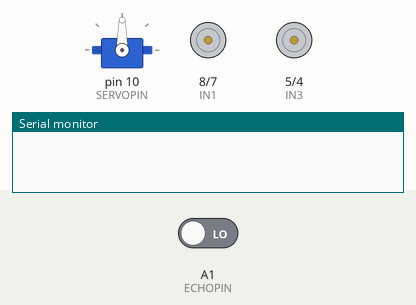
This sketch was run on a simulated Arduino Uno, built with avr-gcc and run on an emulated ATmega328P. Parts: servo, motor-driver pin pairs drawn as motors (green arrow = first pin HIGH = forward, orange = second pin HIGH = backward, longer = more drive, scaled by the enable pin), the last lines printed to the serial monitor. The test bench sets the inputs (shaded band); at power-on: A1 (ECHOPIN) LOW.

Above: at 5.05 s.
At 6.05 s:
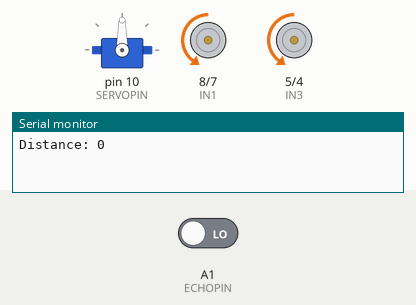
At 6.7 s:
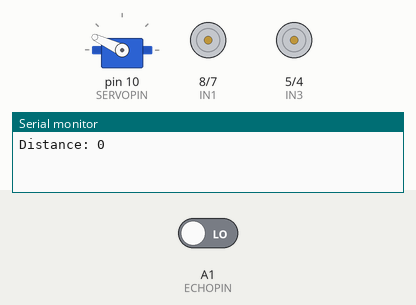
At 7.65 s:
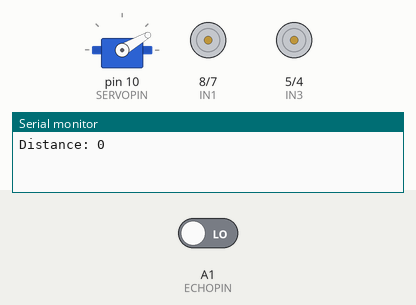
At 8.6 s:
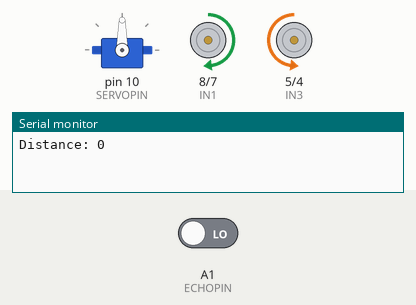
Timing chart, 0 to 13.4 s (numbered marks = the images above):
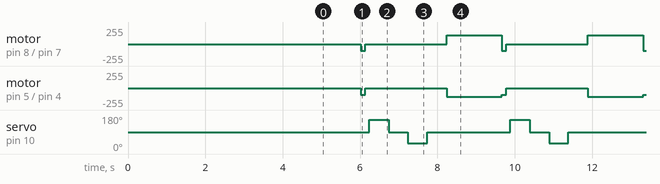

Measured:
- by itself, motor on pin 8 (IN1) / pin 7 (IN2): repeats every 3.6 s: stopped 2.1 s, forward 130/255 1.4 s, backward 100/255 0.11 s
- by itself, motor on pin 5 (IN3) / pin 4 (IN4): repeats every 3.6 s: stopped 2.1 s, backward 130/255 1.4 s, backward 100/255 0.11 s
- by itself, servo on pin 10 (SERVOPIN): repeats every 3.6 s: 90° 0.50 s, 30° 0.50 s, 90° 2.1 s, 155° 0.50 s

The sketch:

Object_Avoidance_Robot.ino
```cpp
/*
# Author: Papuatronics
# Course: Ultrasonic Robot Car
# Sensor: The input is an Ultrasonic Sensor.
# Purpose: To create a four Wheeled obstacle avoidance Robot.
#          The robot will move forward and as soon as it detects an obstacle that is infront of it,
#          it will scan the surrounding and rotate to the way where there is no obstacle.
*/

// Setup the library needed for the servo and ultrasonic sensor.
#include<Servo.h>
#include <NewPing.h>

// Declare variables for motor 1.
// If you use either pin 9 or pin 10 for servo motor, you cannot use pin 9 or 10 for the ENA or ENB
// Otherwise the motor only run one of your motors.
#define ENA 11
#define IN1 8
#define IN2 7

// Declare variables for motor 2.
#define ENB 3
#define IN3 5
#define IN4 4

// Declare servo motor.
#define SERVOPIN 10
Servo MYSERVO;

// Declare ultrasonic sensor variable.
#define TRIGPIN A0
#define ECHOPIN A1

// Declare some variables that will be used for calculation later in the code.
int DURATION;
int DISTANCE;
int DISTANCELEFT;
int DISTANCERIGHT;

// Setup the motors and sensor and it will only run once.
void setup() {

  // To see the result in the serial monitor.
  Serial.begin(9600);

  // Setup the ultrasonic sensor.
  pinMode(TRIGPIN, OUTPUT);
  pinMode(ECHOPIN, INPUT);

  // Setup the servo motor and initialisation of the servo motor.
  MYSERVO.attach(SERVOPIN);
  MYSERVO.write(90);

  // Setup the motor A and B as OUTPUT.
  pinMode(ENA, OUTPUT);
  pinMode(IN1, OUTPUT);
  pinMode(IN2, OUTPUT);
  pinMode(ENB, OUTPUT);
  pinMode(IN3, OUTPUT);
  pinMode(IN4, OUTPUT);

  // The motor will not move for 5 seconds so you have time to put it down.
  // Always remember that 1 second = 1000 milliseconds.
  digitalWrite(IN1, LOW);
  digitalWrite(IN2, LOW);
  digitalWrite(IN3, LOW);
  digitalWrite(IN4, LOW);
  delay(5000);

}

// This is where your main code will be in.
// The main loop that will run continuously.
void loop() {

  // Set the ultrasonic sersor to LOW first to clean the input before it starts read data.
  digitalWrite(TRIGPIN, LOW);
  delay(5);
  digitalWrite(TRIGPIN, HIGH);
  delay(8);
  digitalWrite(TRIGPIN, LOW);


  // Use the variables declared above to save data.
  // The DISTANCE formula is the speed of sound 0.0343 is in cm/microsecond multiply by the duration.
  // since the duration is the total distance(Out to the object and bounces of the object and come back),
  // thats why we need to devide it by 2 to get the distance.
  DURATION = pulseIn(ECHOPIN, HIGH);
  DISTANCE = (DURATION*.0343)/2;
  Serial.print("Distance: ");
  Serial.println(DISTANCE);
  delay(5);

  // This following loop is when the ultrasonic detects the distance to be 30cm it will stop robot from moving.
  // The robot will stop and look left and right.
  // If the robot detects that the left or right distance is larger that the other,
  // The robot will turn to the direction of the larger distance.
  // The delay time is just a preference. Remember the delay is in millisecond.

  if (DISTANCE <= 25){

    MOVEBACKWARD();
    delay(100);
    STOPMOVE();
    delay(100);

    LOOKLEFT();
    delay(500);
    LOOKRIGHT();
    delay(500);

    if (DISTANCELEFT >= DISTANCE){

     TURNLEFT();
     delay(400);

      }

    else{

      TURNRIGHT();
      delay(400);

      }

   }

    else{
      MOVEFORWARD();
      delay(100);

    }

 }


// This library is for moving the motors forward
// The speed of the motor stars from (0-255).
// I purposely set the speed of the motor to be 150 so it is not too fast.

void MOVEFORWARD(){

  analogWrite(ENA, 90);
  analogWrite(ENB, 90);

  digitalWrite(IN1, HIGH);
  digitalWrite(IN2, LOW);
  digitalWrite(IN3, HIGH);
  digitalWrite(IN4, LOW);
  delay(10);
  }

// This library is to make the robot stop moving
void STOPMOVE(){

  analogWrite(ENA, 0);
  analogWrite(ENB, 0);

  digitalWrite(IN1, LOW);
  digitalWrite(IN2, LOW);
  digitalWrite(IN3, LOW);
  digitalWrite(IN4, LOW);
  delay(10);
  }

// This library is to make the robot moving backward.
void MOVEBACKWARD(){

  analogWrite(ENA, 100);
  analogWrite(ENB, 100);

  digitalWrite(IN1, LOW);
  digitalWrite(IN2, HIGH);
  digitalWrite(IN3, LOW);
  digitalWrite(IN4, HIGH);
  delay(10);
  }

// This library is to make the robot looking to left.
void LOOKLEFT(){

  MYSERVO.write(155);
  delay(500);
  MYSERVO.write(90);
  }

// This library is to make the robot looking to the right.
void LOOKRIGHT(){

  MYSERVO.write(30);
  delay(500);
  MYSERVO.write(90);
  }

// This library is to make the robot to turn left.
void TURNLEFT(){

  analogWrite(ENA, 130);
  analogWrite(ENB, 130);

  digitalWrite(IN1, HIGH);
  digitalWrite(IN2, LOW);
  digitalWrite(IN3, LOW);
  digitalWrite(IN4, HIGH);
  delay(10);
  }

// This library is to make the  robot to turn right.
void TURNRIGHT(){

  analogWrite(ENA, 130);
  analogWrite(ENB, 130);

  digitalWrite(IN1, LOW);
  digitalWrite(IN2, HIGH);
  digitalWrite(IN3, HIGH);
  digitalWrite(IN4, LOW);
  delay(10);
  }
```
